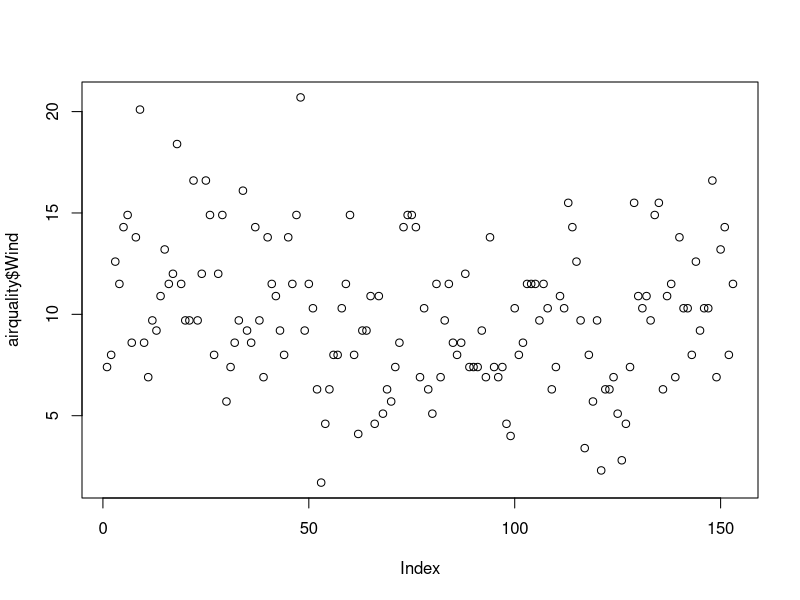
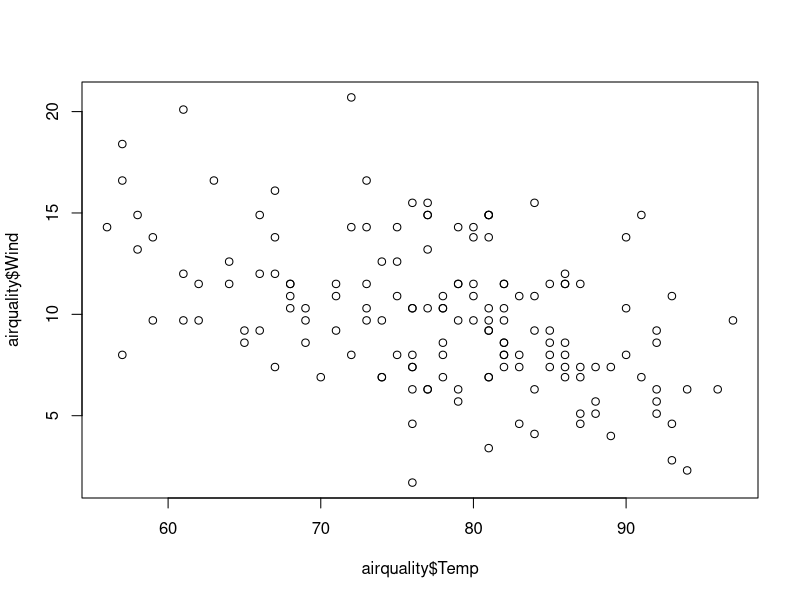
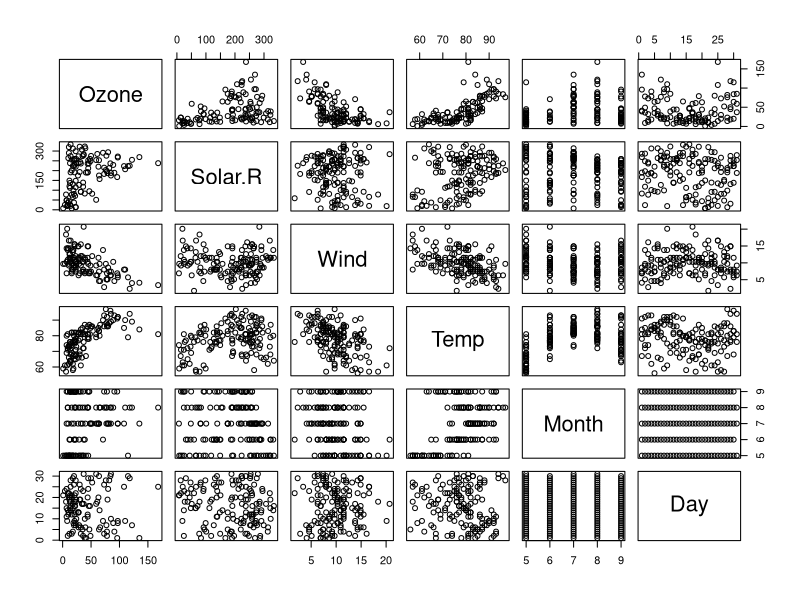
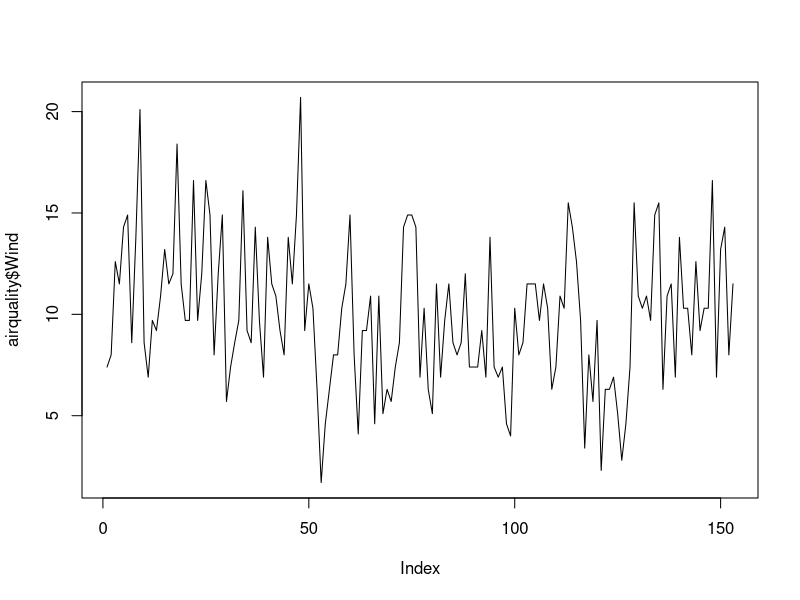
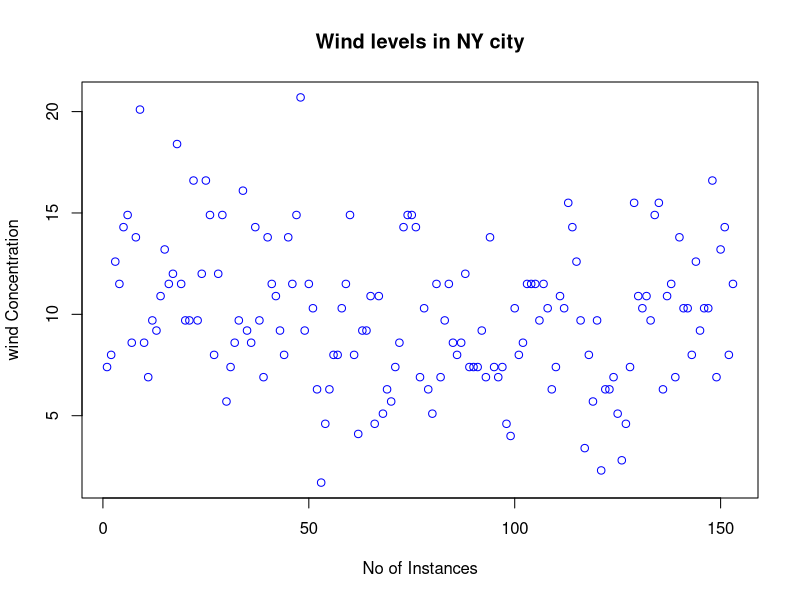
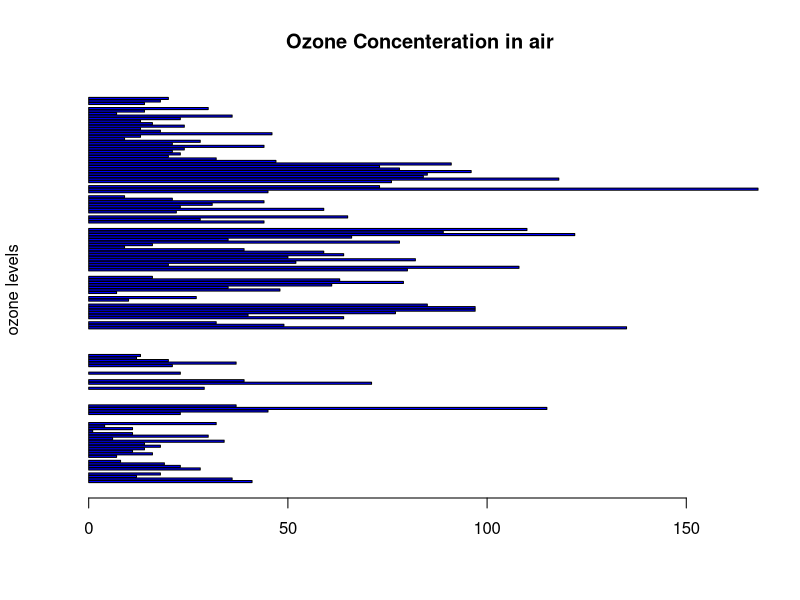
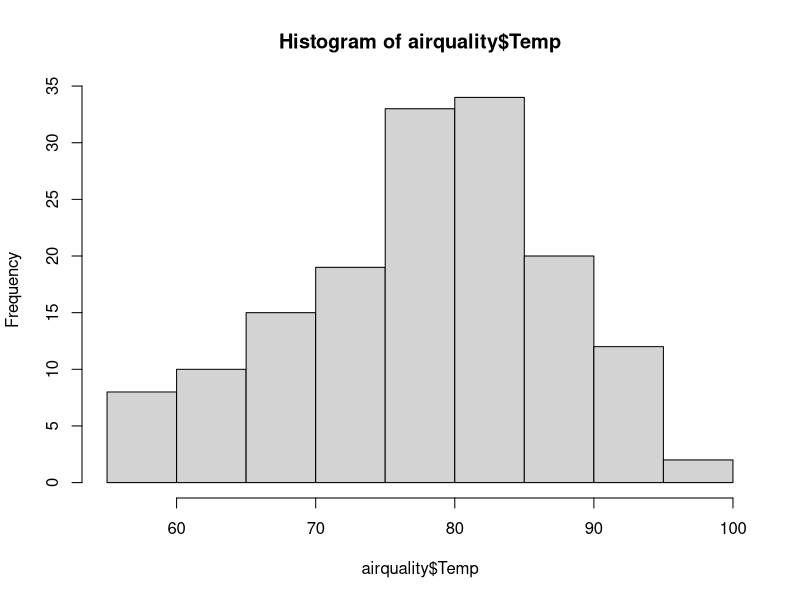
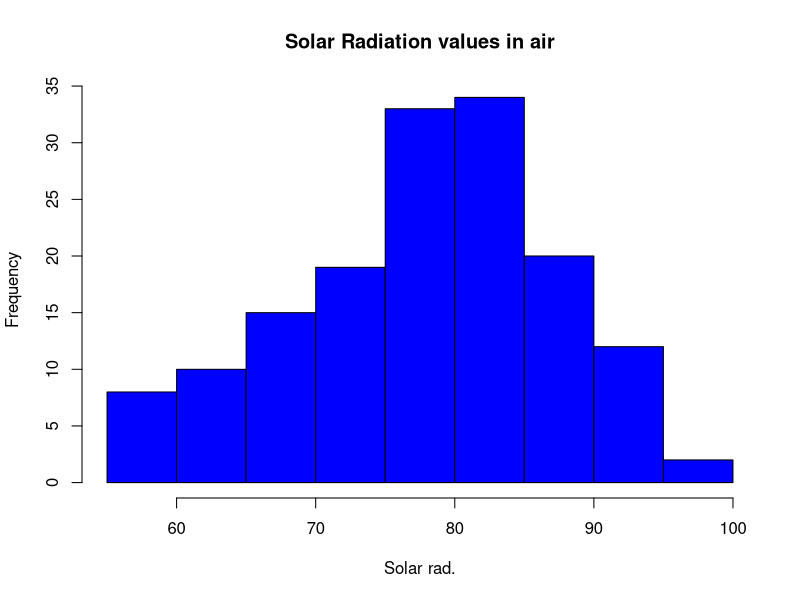

Recreate these plots in R, in order.

#airquality = read.csv('path/airquality.csv',header=TRUE, sep=",")

airquality <- datasets::airquality

####Top 10 rows and last 10 rows
head(airquality,10)
tail(airquality,10)
######Columns

df12<-airquality[,c(1,2)]
df12

df<-airquality[,-2]
summary(airquality[,3])
airquality$Wind

###########Summary of the data#########
summary(airquality$Temp)
summary(airquality)
summary(airquality$Wind) 

#####################
plot(airquality$Wind)
plot(airquality$Temp,airquality$Wind,type="p")
plot(airquality)
# points and lines 
plot(airquality$Wind, type= "l") # p: points, l: lines,b: both
plot(airquality$Wind, xlab = 'No of Instances', 
     ylab = 'wind Concentration', main = 'Wind levels in NY city',
     col = 'blue')


# Horizontal bar plot
barplot(airquality$Ozone, main = 'Ozone Concenteration in air',
        ylab = 'ozone levels', col= 'blue',horiz = T,axes=T)


#Histogram
hist(airquality$Temp)
hist(airquality$Temp, 
     main = 'Solar Radiation values in air',
     xlab = 'Solar rad.', col='blue')

#Single box plot
boxplot(airquality$Temp,main="Boxplot")

# Multiple box plots
boxplot(airquality[,1:4],main='Multiple')
